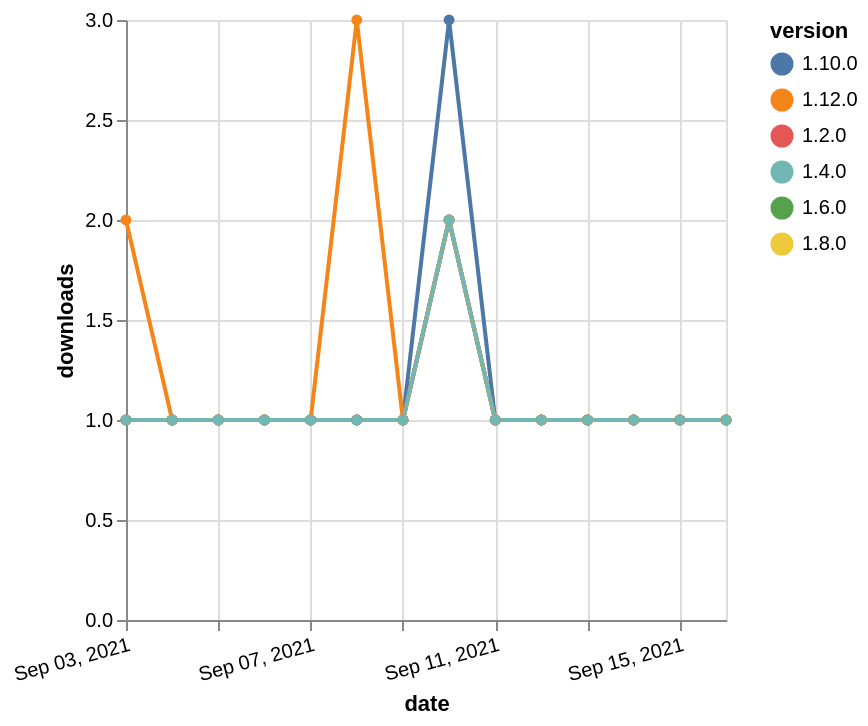

Source (Vega-Lite JSON):
### Vega-Lite specification from a JSON file in a GitHub repository (floating-point values rounded to 4 significant figures)
{"$schema": "https://vega.github.io/schema/vega-lite/v5.json", "description": "A simple bar chart with embedded data.", "data": {"values": [{"date": "2021-09-03", "total": 185, "delta": 1, "version": "1.6.0"}, {"date": "2021-09-04", "total": 186, "delta": 1, "version": "1.6.0"}, {"date": "2021-09-05", "total": 187, "delta": 1, "version": "1.6.0"}, {"date": "2021-09-06", "total": 188, "delta": 1, "version": "1.6.0"}, {"date": "2021-09-07", "total": 189, "delta": 1, "version": "1.6.0"}, {"date": "2021-09-08", "total": 190, "delta": 1, "version": "1.6.0"}, {"date": "2021-09-09", "total": 191, "delta": 1, "version": "1.6.0"}, {"date": "2021-09-10", "total": 193, "delta": 2, "version": "1.6.0"}, {"date": "2021-09-11", "total": 194, "delta": 1, "version": "1.6.0"}, {"date": "2021-09-12", "total": 195, "delta": 1, "version": "1.6.0"}, {"date": "2021-09-13", "total": 196, "delta": 1, "version": "1.6.0"}, {"date": "2021-09-14", "total": 197, "delta": 1, "version": "1.6.0"}, {"date": "2021-09-15", "total": 198, "delta": 1, "version": "1.6.0"}, {"date": "2021-09-16", "total": 199, "delta": 1, "version": "1.6.0"}, {"date": "2021-09-03", "total": 149, "delta": 1, "version": "1.8.0"}, {"date": "2021-09-04", "total": 150, "delta": 1, "version": "1.8.0"}, {"date": "2021-09-05", "total": 151, "delta": 1, "version": "1.8.0"}, {"date": "2021-09-06", "total": 152, "delta": 1, "version": "1.8.0"}, {"date": "2021-09-07", "total": 153, "delta": 1, "version": "1.8.0"}, {"date": "2021-09-08", "total": 154, "delta": 1, "version": "1.8.0"}, {"date": "2021-09-09", "total": 155, "delta": 1, "version": "1.8.0"}, {"date": "2021-09-10", "total": 157, "delta": 2, "version": "1.8.0"}, {"date": "2021-09-11", "total": 158, "delta": 1, "version": "1.8.0"}, {"date": "2021-09-12", "total": 159, "delta": 1, "version": "1.8.0"}, {"date": "2021-09-13", "total": 160, "delta": 1, "version": "1.8.0"}, {"date": "2021-09-14", "total": 161, "delta": 1, "version": "1.8.0"}, {"date": "2021-09-15", "total": 162, "delta": 1, "version": "1.8.0"}, {"date": "2021-09-16", "total": 163, "delta": 1, "version": "1.8.0"}, {"date": "2021-09-03", "total": 177, "delta": 1, "version": "1.10.0"}, {"date": "2021-09-04", "total": 178, "delta": 1, "version": "1.10.0"}, {"date": "2021-09-05", "total": 179, "delta": 1, "version": "1.10.0"}, {"date": "2021-09-06", "total": 180, "delta": 1, "version": "1.10.0"}, {"date": "2021-09-07", "total": 181, "delta": 1, "version": "1.10.0"}, {"date": "2021-09-08", "total": 182, "delta": 1, "version": "1.10.0"}, {"date": "2021-09-09", "total": 183, "delta": 1, "version": "1.10.0"}, {"date": "2021-09-10", "total": 186, "delta": 3, "version": "1.10.0"}, {"date": "2021-09-11", "total": 187, "delta": 1, "version": "1.10.0"}, {"date": "2021-09-12", "total": 188, "delta": 1, "version": "1.10.0"}, {"date": "2021-09-13", "total": 189, "delta": 1, "version": "1.10.0"}, {"date": "2021-09-14", "total": 190, "delta": 1, "version": "1.10.0"}, {"date": "2021-09-15", "total": 191, "delta": 1, "version": "1.10.0"}, {"date": "2021-09-16", "total": 192, "delta": 1, "version": "1.10.0"}, {"date": "2021-09-03", "total": 235, "delta": 1, "version": "1.2.0"}, {"date": "2021-09-04", "total": 236, "delta": 1, "version": "1.2.0"}, {"date": "2021-09-05", "total": 237, "delta": 1, "version": "1.2.0"}, {"date": "2021-09-06", "total": 238, "delta": 1, "version": "1.2.0"}, {"date": "2021-09-07", "total": 239, "delta": 1, "version": "1.2.0"}, {"date": "2021-09-08", "total": 240, "delta": 1, "version": "1.2.0"}, {"date": "2021-09-09", "total": 241, "delta": 1, "version": "1.2.0"}, {"date": "2021-09-10", "total": 243, "delta": 2, "version": "1.2.0"}, {"date": "2021-09-11", "total": 244, "delta": 1, "version": "1.2.0"}, {"date": "2021-09-12", "total": 245, "delta": 1, "version": "1.2.0"}, {"date": "2021-09-13", "total": 246, "delta": 1, "version": "1.2.0"}, {"date": "2021-09-14", "total": 247, "delta": 1, "version": "1.2.0"}, {"date": "2021-09-15", "total": 248, "delta": 1, "version": "1.2.0"}, {"date": "2021-09-16", "total": 249, "delta": 1, "version": "1.2.0"}, {"date": "2021-09-03", "total": 122, "delta": 2, "version": "1.12.0"}, {"date": "2021-09-04", "total": 123, "delta": 1, "version": "1.12.0"}, {"date": "2021-09-05", "total": 124, "delta": 1, "version": "1.12.0"}, {"date": "2021-09-06", "total": 125, "delta": 1, "version": "1.12.0"}, {"date": "2021-09-07", "total": 126, "delta": 1, "version": "1.12.0"}, {"date": "2021-09-08", "total": 129, "delta": 3, "version": "1.12.0"}, {"date": "2021-09-09", "total": 130, "delta": 1, "version": "1.12.0"}, {"date": "2021-09-10", "total": 132, "delta": 2, "version": "1.12.0"}, {"date": "2021-09-11", "total": 133, "delta": 1, "version": "1.12.0"}, {"date": "2021-09-12", "total": 134, "delta": 1, "version": "1.12.0"}, {"date": "2021-09-13", "total": 135, "delta": 1, "version": "1.12.0"}, {"date": "2021-09-14", "total": 136, "delta": 1, "version": "1.12.0"}, {"date": "2021-09-15", "total": 137, "delta": 1, "version": "1.12.0"}, {"date": "2021-09-16", "total": 138, "delta": 1, "version": "1.12.0"}, {"date": "2021-09-03", "total": 195, "delta": 1, "version": "1.4.0"}, {"date": "2021-09-04", "total": 196, "delta": 1, "version": "1.4.0"}, {"date": "2021-09-05", "total": 197, "delta": 1, "version": "1.4.0"}, {"date": "2021-09-06", "total": 198, "delta": 1, "version": "1.4.0"}, {"date": "2021-09-07", "total": 199, "delta": 1, "version": "1.4.0"}, {"date": "2021-09-08", "total": 200, "delta": 1, "version": "1.4.0"}, {"date": "2021-09-09", "total": 201, "delta": 1, "version": "1.4.0"}, {"date": "2021-09-10", "total": 203, "delta": 2, "version": "1.4.0"}, {"date": "2021-09-11", "total": 204, "delta": 1, "version": "1.4.0"}, {"date": "2021-09-12", "total": 205, "delta": 1, "version": "1.4.0"}, {"date": "2021-09-13", "total": 206, "delta": 1, "version": "1.4.0"}, {"date": "2021-09-14", "total": 207, "delta": 1, "version": "1.4.0"}, {"date": "2021-09-15", "total": 208, "delta": 1, "version": "1.4.0"}, {"date": "2021-09-16", "total": 209, "delta": 1, "version": "1.4.0"}]}, "width": "container", "mark": {"type": "line", "point": {"filled": true}}, "encoding": {"x": {"field": "date", "type": "temporal", "timeUnit": "yearmonthdate", "title": "date", "axis": {"labelAngle": -15}}, "y": {"field": "delta", "type": "quantitative", "title": "downloads"}, "color": {"field": "version", "type": "nominal"}, "tooltip": {"field": "delta"}}}
